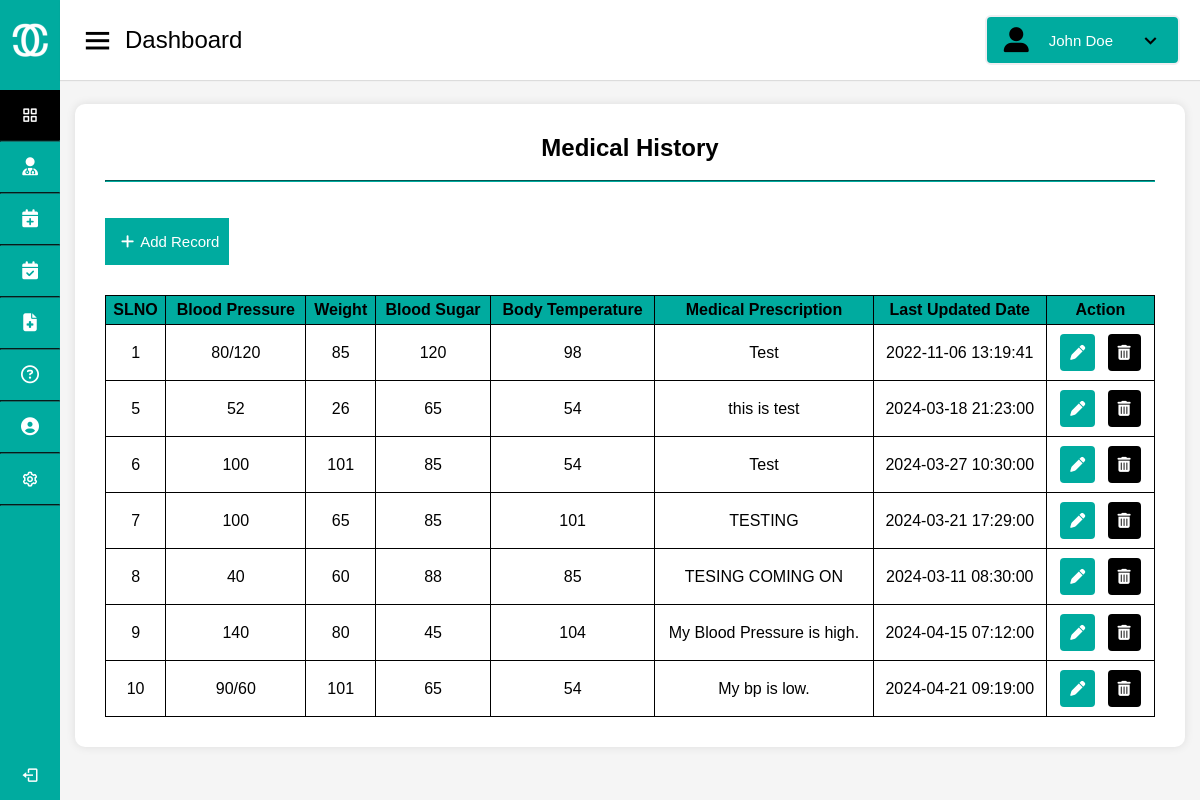
Page /Patient/medical-history.php on the earlier database version.
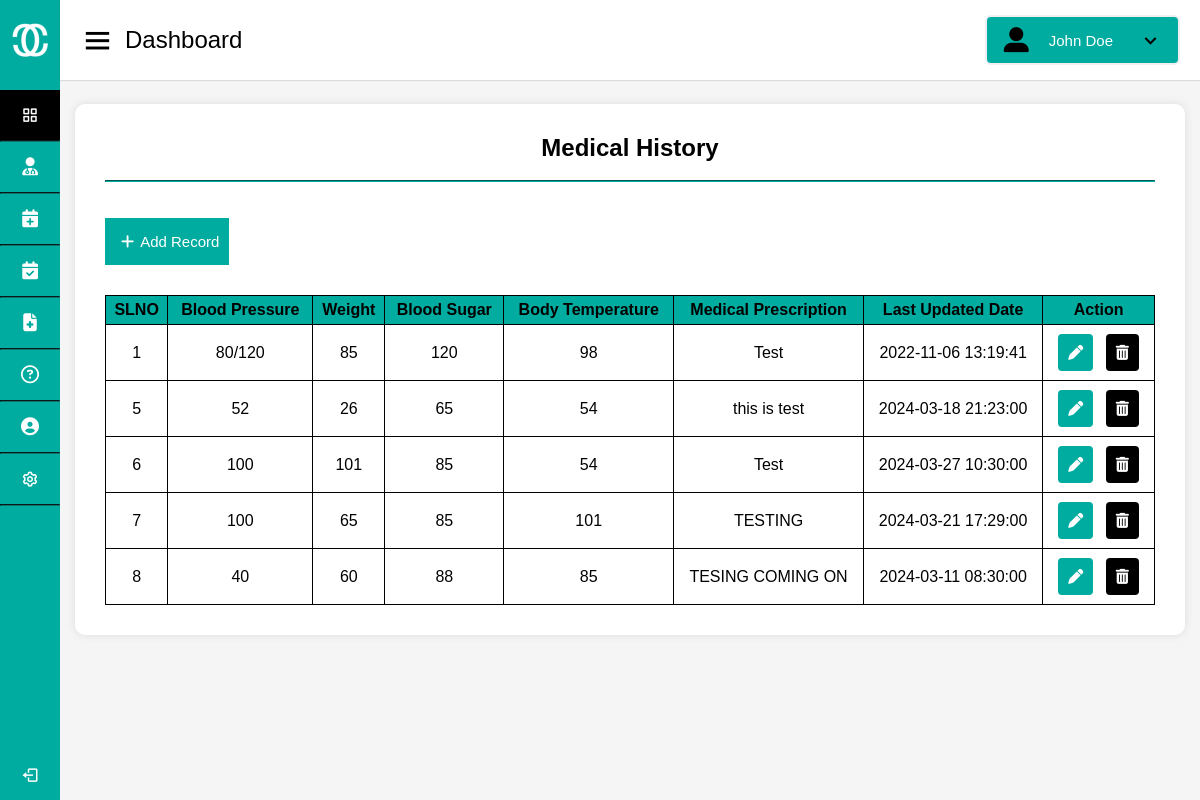
Same page on the later database version.
### tables this page shows
CREATE TABLE `tblmedicalhistory` (
  `ID` int(10) NOT NULL,
  `PatientID` int(10) NOT NULL,
  `BloodPressure` varchar(200) DEFAULT NULL,
  `BloodSugar` varchar(200) NOT NULL,
  `Weight` varchar(100) DEFAULT NULL,
  `Temperature` varchar(200) DEFAULT NULL,
  `MedicalPres` mediumtext DEFAULT NULL,
  `CreationDate` timestamp NOT NULL DEFAULT current_timestamp() ON UPDATE current_timestamp()
);

### Patient/medical-history.php (the view, shortened to what this page needs)
<!DOCTYPE html>
<html lang="en" dir="ltr">
  <head>
    <link rel="stylesheet" href="style.css" />
    <link href="https://unpkg.com/boxicons@2.0.7/css/boxicons.min.css" rel="stylesheet" />
  </head>
  <body onload="onload()">
    <div class="sidebar">
      <div class="logo-details">
        <img src="logo.png" alt="logo">
        <span class="logo_name">CureConnect</span>
      </div>
      <ul class="nav-links">
        <li>
          <a href="index.html" class="active" >
            <i class="bx bx-grid-alt"></i>
            <span class="links_name">Dashboard</span>
          </a>
        </li>
        <hr>
        <li>
          <a href="main_search.php">
            <i class="fa-solid fa-user-doctor"></i>
            <span class="links_name">Search Doctors</span>
          </a>
          </li>
          <hr>
        <li>
          <a href="book-appointment.html" class="something">
            <i class="fa-solid fa-calendar-plus"></i>
            <span class="links_name">Book Appointment</span>
          </a>
          </li>
          <hr>
        <li>
          <a href="appointments-history.html">
            <i class="fa-solid fa-calendar-check"></i>
            <span class="links_name">Appointments History</span>
          </a>
        </li>
        <hr>
        <li>
          <a href="medical-history.html">
            <i class="fa-solid fa-file-medical"></i>
            <span class="links_name">Medical History</span>
          </a>
        </li>
        <hr>
        <li>
          <a href="contact-us.html" class="">
            <i class="fa-regular fa-circle-question"></i>
            <span class="links_name">Raise Queries</span>
          </a>
        </li>
        <hr>
        <li>
          <a href="main-update.php">
            <i class="fa-solid fa-circle-user"></i>
            <span class="links_name">Manage Profile</span>
          </a>
        </li>
        <hr>
        <li>
          <a href="settings.html">
            <i class="bx bx-cog"></i>
            <span class="links_name">Settings</span>
          </a>
        </li>
        <hr>
        <li class="log_out">
          <a href="#">
            <i class="bx bx-log-out"></i>
            <span class="links_name">Log out</span>
          </a>
        </li>
      </ul>
    </div>
    <section class="home-section">
      <nav>
        <div class="sidebar-button">
          <i class="bx bx-menu sidebarBtn"></i>
          <span class="dashboard">Dashboard</span>
        </div>
        <button class="profile-details dropbtn dropdown" onclick="toggleDropdown()">
          <i class="fa-solid fa-user-large"></i>
          <span class="admin_name">John Doe</span>
          <i class="bx bx-chevron-down"></i>
        </button>
      </nav>
      <div class="home-content">
        <div class="main">
          <h2>Medical History</h2><br><hr><br><br>
          <div class="main-head">
            <a href="add-medical-history.html"><button><i class="fa-solid fa-plus"></i>Add Record</button></a>
          </div>
          <div class="table-container">
<table>
  <tr>
    <th>SLNO</th>
    <th>Blood Pressure</th>
    <th>Weight</th>
    <th>Blood Sugar</th>
    <th>Body Temperature</th>
    <th>Medical Prescription</th>
    <th>Last Updated Date</th>
    <th>Action</th>
  </tr>
  <?php
$servername = "localhost";
$username = "root";
$password = '';
$dbname = "hms";
$conn = new mysqli($servername, $username, $password, $dbname);
$sql = "SELECT * FROM tblmedicalhistory";
$result = $conn->query($sql);
if ($result->num_rows > 0) {
    while ($row = $result->fetch_assoc()) {
        echo "<tr>";
        echo "<td>" . $row['ID'] . "</td>";;
        echo "<td>" . $row['BloodPressure'] . "</td>";
        echo "<td>" . $row['Weight'] . "</td>";
        echo "<td>" . $row['BloodSugar'] . "</td>";
        echo "<td>" . $row['Temperature'] . "</td>";
        echo "<td>" . $row['MedicalPres'] . "</td>";
        echo "<td>" . $row['CreationDate'] . "</td>";
        echo "<td>
                <button class='edit'><i class='fas fa-pen'></i></button>
                <button class='delete'><i class='fas fa-trash-can'></i></button>
              </td>";
        echo "</tr>";
    }
} else {
    echo "<tr><td colspan='7'>No appointments found</td></tr>";
}
?>
</table>
</div>
        </div>
      </div>
  </body>
</html>

Differences in the rows shown:
removed tblmedicalhistory: ID "9", BloodPressure "140", Weight "80", BloodSugar "45", Temperature "104", MedicalPres "My Blood Pressure is high.", CreationDate "2024-04-15 07:12:00"
removed tblmedicalhistory: ID "10", BloodPressure "90/60", Weight "101", BloodSugar "65", Temperature "54", MedicalPres "My bp is low.", CreationDate "2024-04-21 09:19:00"
